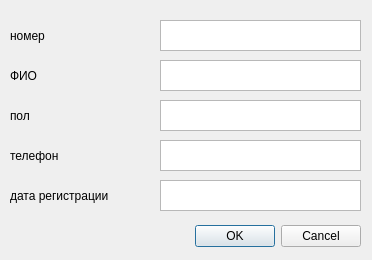
<?xml version="1.0" encoding="UTF-8"?>
<ui version="4.0">
 <class>Update</class>
 <widget class="QDialog" name="Update">
  <property name="geometry">
   <rect>
    <x>0</x>
    <y>0</y>
    <width>372</width>
    <height>260</height>
   </rect>
  </property>
  <property name="windowTitle">
   <string>Edit</string>
  </property>
  <widget class="QDialogButtonBox" name="buttonBox">
   <property name="geometry">
    <rect>
     <x>10</x>
     <y>220</y>
     <width>351</width>
     <height>32</height>
    </rect>
   </property>
   <property name="orientation">
    <enum>Qt::Horizontal</enum>
   </property>
   <property name="standardButtons">
    <set>QDialogButtonBox::Cancel|QDialogButtonBox::Ok</set>
   </property>
  </widget>
  <widget class="QLabel" name="label_2">
   <property name="geometry">
    <rect>
     <x>10</x>
     <y>100</y>
     <width>67</width>
     <height>31</height>
    </rect>
   </property>
   <property name="text">
    <string>пол</string>
   </property>
  </widget>
  <widget class="QLabel" name="label">
   <property name="geometry">
    <rect>
     <x>10</x>
     <y>60</y>
     <width>67</width>
     <height>31</height>
    </rect>
   </property>
   <property name="text">
    <string>ФИО</string>
   </property>
  </widget>
  <widget class="QTextEdit" name="textEdit_2">
   <property name="geometry">
    <rect>
     <x>160</x>
     <y>100</y>
     <width>201</width>
     <height>31</height>
    </rect>
   </property>
  </widget>
  <widget class="QLabel" name="label_4">
   <property name="geometry">
    <rect>
     <x>10</x>
     <y>180</y>
     <width>131</width>
     <height>31</height>
    </rect>
   </property>
   <property name="text">
    <string>дата регистрации</string>
   </property>
  </widget>
  <widget class="QTextEdit" name="textEdit">
   <property name="geometry">
    <rect>
     <x>160</x>
     <y>60</y>
     <width>201</width>
     <height>31</height>
    </rect>
   </property>
  </widget>
  <widget class="QLabel" name="label_3">
   <property name="geometry">
    <rect>
     <x>10</x>
     <y>140</y>
     <width>67</width>
     <height>31</height>
    </rect>
   </property>
   <property name="text">
    <string>телефон</string>
   </property>
  </widget>
  <widget class="QTextEdit" name="textEdit_4">
   <property name="geometry">
    <rect>
     <x>160</x>
     <y>180</y>
     <width>201</width>
     <height>31</height>
    </rect>
   </property>
  </widget>
  <widget class="QTextEdit" name="textEdit_3">
   <property name="geometry">
    <rect>
     <x>160</x>
     <y>140</y>
     <width>201</width>
     <height>31</height>
    </rect>
   </property>
  </widget>
  <widget class="QTextEdit" name="textEdit_7">
   <property name="geometry">
    <rect>
     <x>160</x>
     <y>20</y>
     <width>201</width>
     <height>31</height>
    </rect>
   </property>
  </widget>
  <widget class="QLabel" name="label_7">
   <property name="geometry">
    <rect>
     <x>10</x>
     <y>20</y>
     <width>67</width>
     <height>31</height>
    </rect>
   </property>
   <property name="text">
    <string>номер</string>
   </property>
  </widget>
 </widget>
 <resources/>
 <connections>
  <connection>
   <sender>buttonBox</sender>
   <signal>accepted()</signal>
   <receiver>Update</receiver>
   <slot>accept()</slot>
   <hints>
    <hint type="sourcelabel">
     <x>248</x>
     <y>254</y>
    </hint>
    <hint type="destinationlabel">
     <x>157</x>
     <y>274</y>
    </hint>
   </hints>
  </connection>
  <connection>
   <sender>buttonBox</sender>
   <signal>rejected()</signal>
   <receiver>Update</receiver>
   <slot>reject()</slot>
   <hints>
    <hint type="sourcelabel">
     <x>316</x>
     <y>260</y>
    </hint>
    <hint type="destinationlabel">
     <x>286</x>
     <y>274</y>
    </hint>
   </hints>
  </connection>
 </connections>
</ui>
